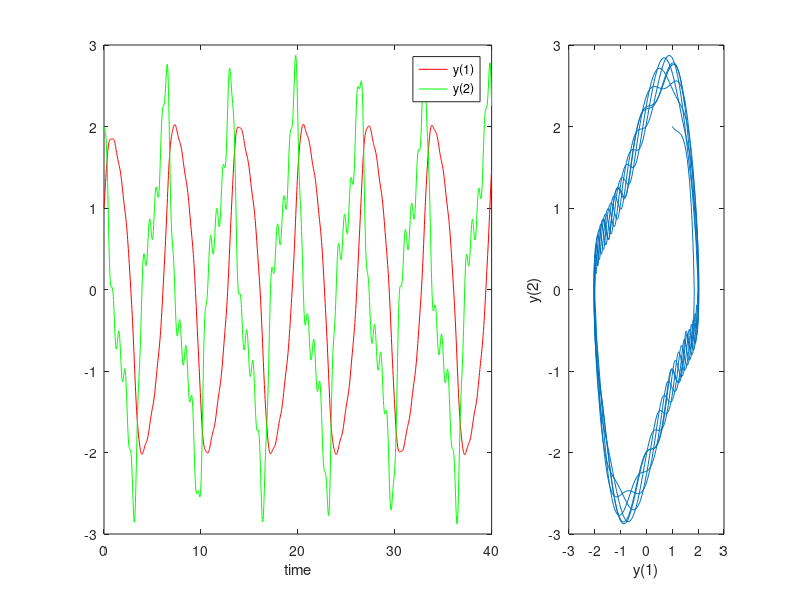
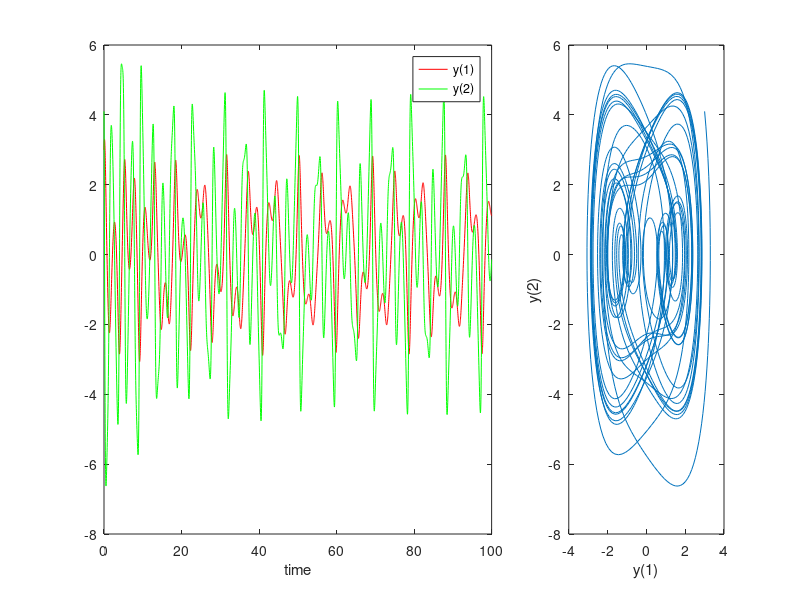
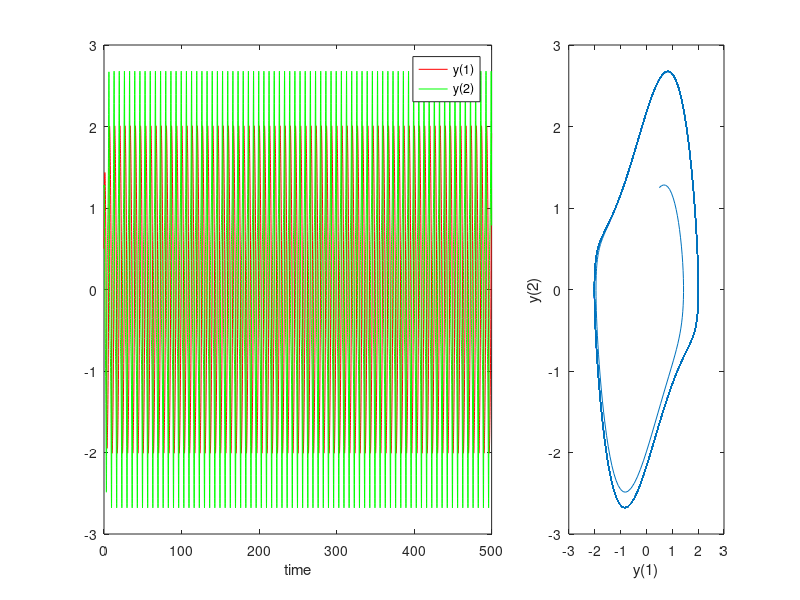

MATLAB code to generate these figures, in order:
% Test different particles for the simulation:
%       Van Der Pol Oscillator (with External Force)
%       Duffing Oscillator
%       Van Der Pol Oscillator

%% http://www.sharetechnote.com/html/Octave_Matlab_DifferentialEquation.html#Ode45_Vander_Pol_Oscillator_ExternalForce
mu = 1;
k = 1;
A = 2.0;
w = 10;
 
dy_dt = @(t,y) [y(2);...
                mu*(1-y(1)^2)*y(2)-k*y(1) + A*sin(w*t)];
            
odeopt = odeset ('RelTol', 0.00001, 'AbsTol', 0.00001,'InitialStep',0.5,'MaxStep',0.5);
[t,y] = ode45(dy_dt,[0 40], [1.0 2.0],odeopt);

figure(1); clf
subplot(1,3,[1 2]);
plot(t,y(:,1),'r-',t,y(:,2),'g-'); xlabel('time'); legend('y(1)','y(2)');
subplot(1,3,3);
plot(y(:,1),y(:,2)); xlabel('y(1)'); ylabel('y(2)');

%% http://www.sharetechnote.com/html/Octave_Matlab_DifferentialEquation.html#Ode45_Duffing_Oscillator
delta = 0.06;
beta = 1.0;
w0 = 1.0;
w = 1.0;
gamma = 6.0;
phi = 0;
 
dy_dt = @(t,y) [y(2);...
                -delta*y(2)-(beta*y(1)^3 + w0^2*y(1))+gamma*cos(w*t+phi)];
            
odeopt = odeset ('RelTol', 0.00001, 'AbsTol', 0.00001,'InitialStep',0.5,'MaxStep',0.5);
[t,y] = ode45(dy_dt,[0 100], [3.0 4.1],odeopt);

figure(2); clf
subplot(1,3,[1 2]);
plot(t,y(:,1),'r-',t,y(:,2),'g-'); xlabel('time'); legend('y(1)','y(2)');
subplot(1,3,3);
plot(y(:,1),y(:,2)); xlabel('y(1)'); ylabel('y(2)');

%% http://www.sharetechnote.com/html/Octave_Matlab_DifferentialEquation.html#Ode45_Vander_Pol_Oscillator
mu = 1; k = 1;

dy_dt = @(t,y) [y(2); mu*(1-y(1)^2)*y(2)-k*y(1)];

odeopt = odeset ('RelTol', 0.00001, 'AbsTol', 0.00001,'InitialStep',0.5,'MaxStep',0.5);
init = [0.5 1.25];      % [1.0 2.0]
[t,y] = ode45(dy_dt,[0 500], init, odeopt);

figure(3); clf
subplot(1,3,[1 2]);
plot(t,y(:,1),'r-',t,y(:,2),'g-'); xlabel('time'); legend('y(1)','y(2)');
subplot(1,3,3);
plot(y(:,1),y(:,2)); xlabel('y(1)'); ylabel('y(2)');